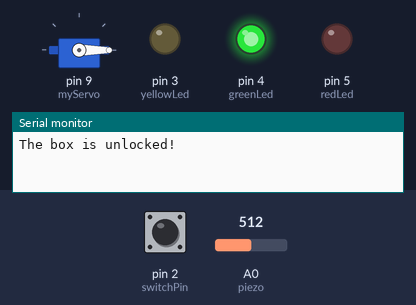
Bench run of a sketch on a simulated Arduino Uno, built with avr-gcc and run on an emulated ATmega328P. Shown: servo, output pins drawn as LEDs (lit = HIGH), the last lines printed to the serial monitor. Dashed ring = blinking. Inputs (shaded band) come from the test bench; at power-on: pin 2 (switchPin) LOW, A0 (piezo) = 512.

Above: at 1.2 s.
1.3 s: pin 2 (switchPin) pulled HIGH for 0.15 s
At 2.1 s:
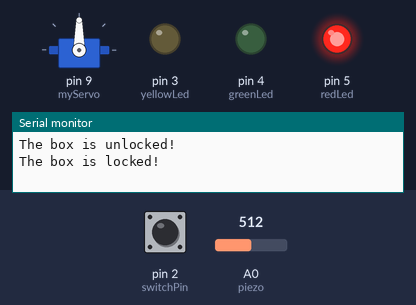
3.9 s: pin 2 (switchPin) pulled HIGH for 3.2 s
At 4.98 s:
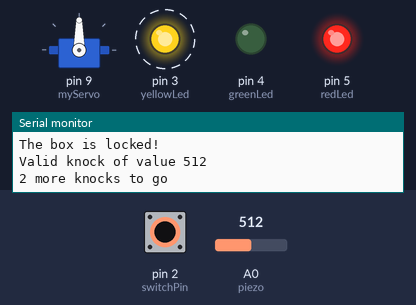
Timing chart, 0 to 8.9 s (numbered marks = the images above; inputs shaded):
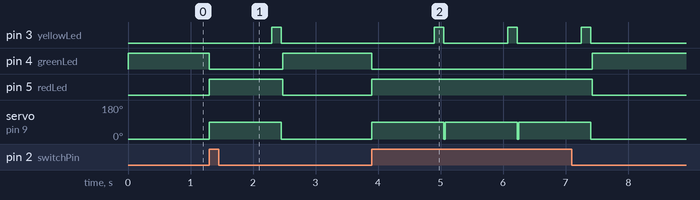

The sketch:

knock_lock.ino
```cpp
/*
 *    This program teaches us how to use the piezo as an analog input device,
 * while also giving us more experience using the servo and its library.
 * It uses a red light and servo position of 90 to indicate "locked" status.
 * It also uses a green light and a servo position of 0 to indicate "unlocked" status.
 * When locked, the user can knock directly on the piezo (or any vibrating material
 * around it) and if the knock is acceptable, the yellow light will flash and
 * the serial monitor will tell you how many more knocks you have to go until it is
 * unlocked. This can be combined with a simple box to create a real use for the program.
 *
 * NOTE: The global int variables "quietKnock", "loudKnock", and "minValue" will likely
 * need to be updated for each user. This is because the piezo may or may not pick up
 * the noise created by the servo, which can alter the analog values outputted by the
 * piezo. I recommend using the serial monitor to check values and determine appropriate
 * values for these variables.
 *
 * Author: Noah Wagnon
 * Date created: 15 May 2019
 * Date last modified: 17 May 2019
 *
 */

#include <Servo.h>

Servo myServo;

const int piezo = A0; //location of piezo analog
const int switchPin = 2; //location of switch

//locations of led pins
const int yellowLed = 3;
const int greenLed = 4;
const int redLed = 5;

int knockVal, switchVal; //to be read throughout the loop

const int quietKnock = 185; //can be changed
const int loudKnock = 1000; //can be changed
const int minValue = 150; //can be changed

boolean locked = false; //status of lock. starts unlocked
int numberOfKnocks = 0; //keeps track of number of knocks


void setup() {
  myServo.attach(9);

  //declare proper inputs and outputs
  pinMode(yellowLed, OUTPUT);
  pinMode(redLed, OUTPUT);
  pinMode(greenLed, OUTPUT);
  pinMode(switchPin, INPUT);

  //begin unlocked
  Serial.begin(9600);
  digitalWrite(greenLed, HIGH);
  myServo.write(0);
  Serial.println("The box is unlocked!");

}

void loop() {
  if (locked == false){
    switchVal = digitalRead(switchPin);

    //lock the box if the switch is pressed
    if (switchVal == HIGH){
      locked = true;
      if (numberOfKnocks >= 3){ //reset lock count if necessary
        numberOfKnocks = 0;
      }
      digitalWrite(greenLed, LOW);
      digitalWrite(redLed, HIGH);
      myServo.write(90);
      Serial.println("The box is locked!");
      delay(1000);
    }
  }
  if (locked == true){
    knockVal = analogRead(piezo);
    if (numberOfKnocks < 3 && knockVal > minValue){
      if (checkForKnock(knockVal) == true){ //registers a valid knock
        numberOfKnocks++;
      }
      Serial.print(3 - numberOfKnocks);
      Serial.println(" more knocks to go");
    }
    if (numberOfKnocks >= 3){ //unlocks the box since the required number of knocks has been met
      locked = false;
      myServo.write(0);
      delay(20);
      digitalWrite(greenLed, HIGH);
      digitalWrite(redLed, LOW);
      Serial.println("The box is unlocked!");
    }
  }
}

//function that returns either true or false, depending on whether the knock was acceptable
boolean checkForKnock(int value){
  if (value > quietKnock && value < loudKnock){
    digitalWrite(yellowLed, HIGH);
    delay(50);
    digitalWrite(yellowLed, LOW);
    Serial.print("Valid knock of value ");
    Serial.println(value);
    return true;
  }
  else{ // knock was either too soft or too loud
    Serial.print("Bad knock value ");
    Serial.println(value);
    return false;
  }
}
```

Measured:
- after the input at 1.3 s, pin 3 (yellowLed): LOW → HIGH after 1.0 s, → LOW 0.15 s later; pin 4 (greenLed): HIGH → LOW at once, → HIGH 1.2 s later; pin 5 (redLed): LOW → HIGH at once, → LOW 1.2 s later; servo on pin 9 (myServo): 0° → 90° at once, → 0° 1.2 s later
- after the input at 3.9 s, pin 3 (yellowLed): alternates HIGH for 0.15 s and LOW for 1.0 s, 6 changes in all, then stays LOW, starting after 1.0 s; pin 4 (greenLed): HIGH → LOW at once, → HIGH 3.5 s later; pin 5 (redLed): LOW → HIGH at once, → LOW 3.5 s later; servo on pin 9 (myServo): 0° → 90° at once, → 0° 3.5 s later
